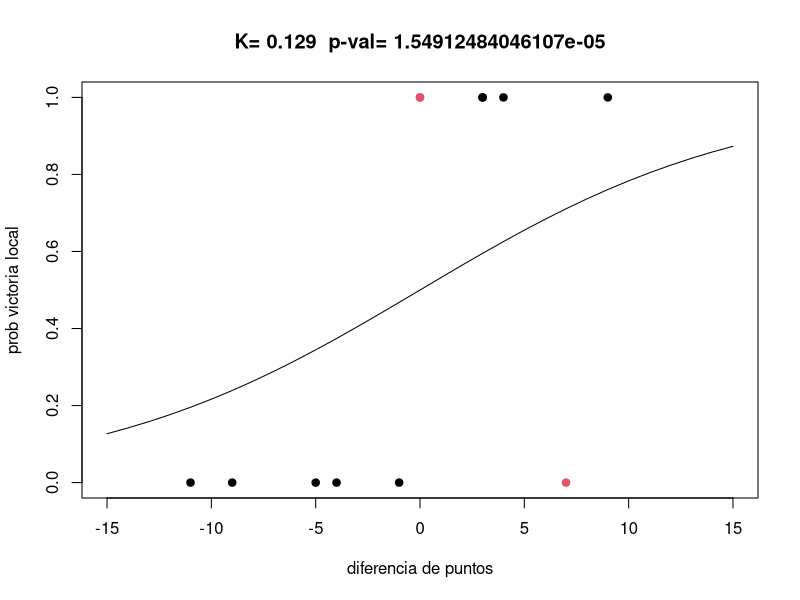

The R source for this figure:
past<-read.table("past.tsv",header=T,sep='\t',stringsAsFactors = F)
#plot(Outcome~diff,past)
indexes<-1:nrow(past);
train_set_indexes<-sample(indexes,12)
test_set_indexes<-indexes[!indexes %in% train_set_indexes]
train<-past[sample(train_set_indexes,100,replace = T),3:4];
model <- glm(Outcome ~diff-1,family=binomial(link='logit'),data=train)
summary(model)
ano<-anova(model, test="Chisq")
ano
fitted.results <- predict(model,newdata=past[test_set_indexes,3:4],type='response')
fitted.results <- ifelse(fitted.results > 0.5,1,0)
misClasificError <- mean(fitted.results != past[test_set_indexes,"Outcome"])
print(paste('Accuracy',1-misClasificError))
diff_range=-15:15;
pvals<-1/(1+exp(-(-15:15*model$coefficients[1])))
test_vals=past[test_set_indexes,3:4]
hits=ifelse(fitted.results==past[test_set_indexes,"Outcome"],1,2)
main_title=paste("K=",round(model$coefficients[1],dig=3)," p-val=",ano$`Pr(>Chi)`[2]);
plot(diff_range,pvals,
     t='l',
     xlab='diferencia de puntos',
     ylab='prob victoria local',
     ylim=c(0,1),
     main=main_title);
points(test_vals,col=hits,pch=19)
library(ROCR)
p <- predict(model,newdata=past[test_set_indexes,3:4],type='response')
pr <- prediction(p, past[test_set_indexes,"Outcome"])
prf <- performance(pr, measure = "tpr", x.measure = "fpr")
#plot(prf)

auc <- performance(pr, measure = "auc")
auc <- auc@y.values[[1]]
auc
